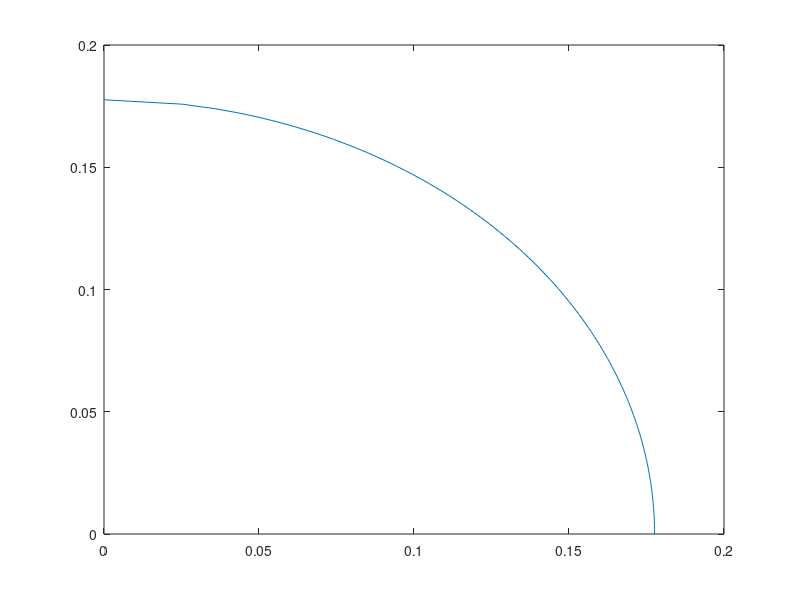

Write MATLAB code to recreate this figure.
clear
clc
% hmax = 11;              %height max, cm
% hmin = 6.5;             %height min, cm
% l0 = 7.3;               %rhombus side length, cm
% h = linspace(0,2*l0,100);

hmax = 11;              %height max, cm
hmin = 6.5;             %height min, cm
l0 = 0.0888;               %rhombus side length, cm
h = linspace(0,2*l0,100);


l = sqrt(-1*(h.^2)+((2*l0)^2));        %cm

figure
plot(l,h)

l0 = sqrt((.235619-.18326)^2+(.27314-.20141)^2)

h_m = 0.27314-0.11859
l_m = 0.287979-0.18326
l_m_calc = sqrt(-1*(h_m^2)+((2*l0)^2))